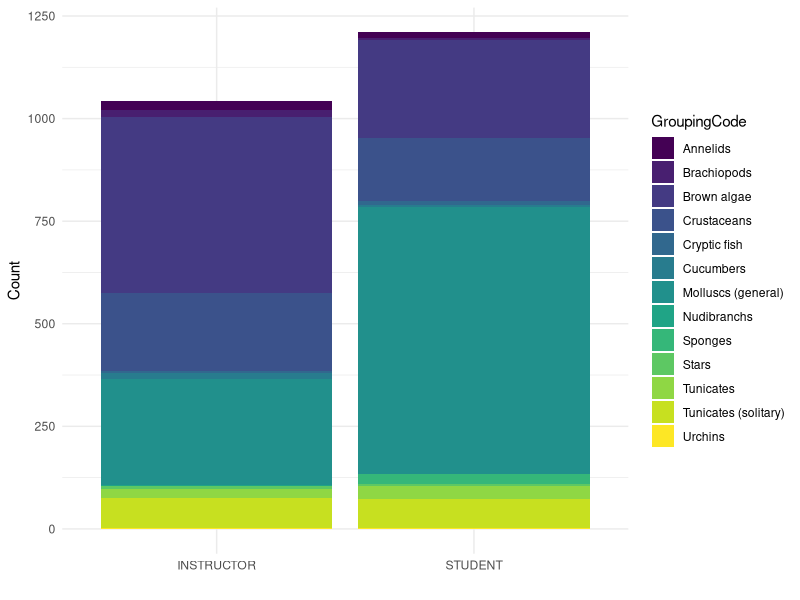
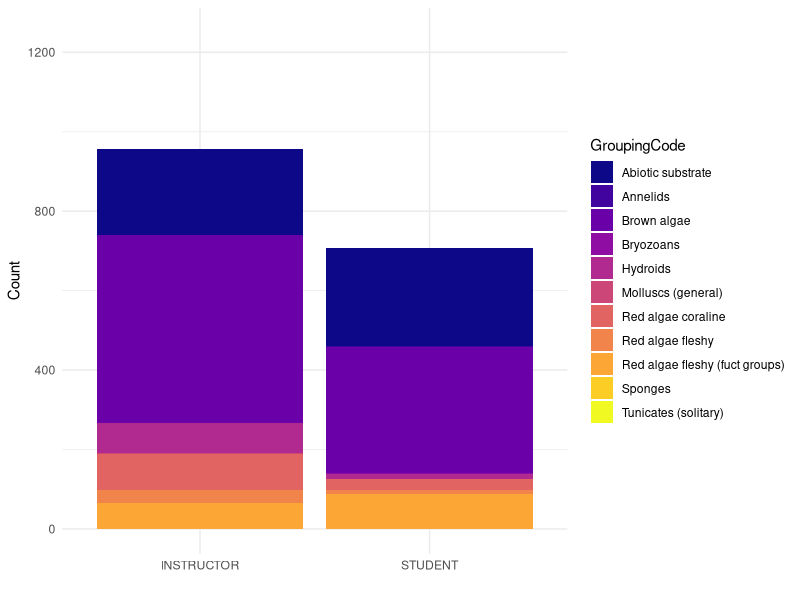
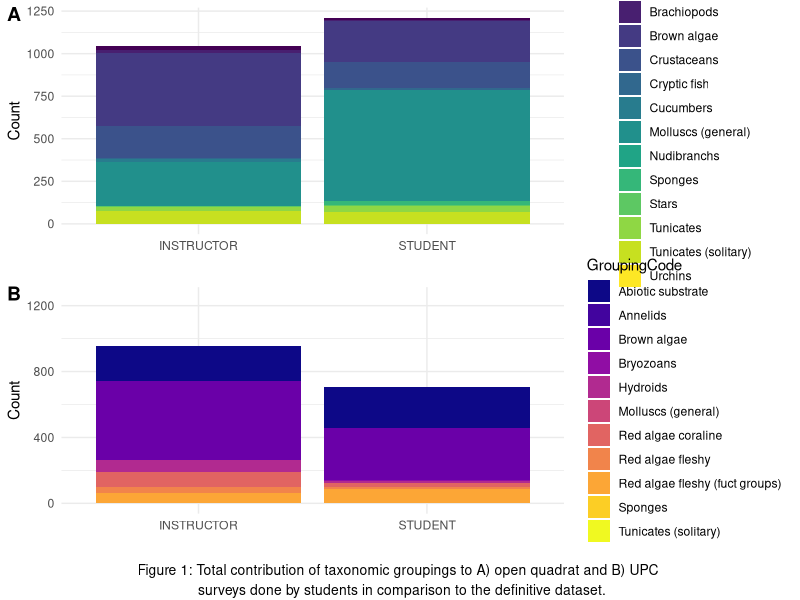
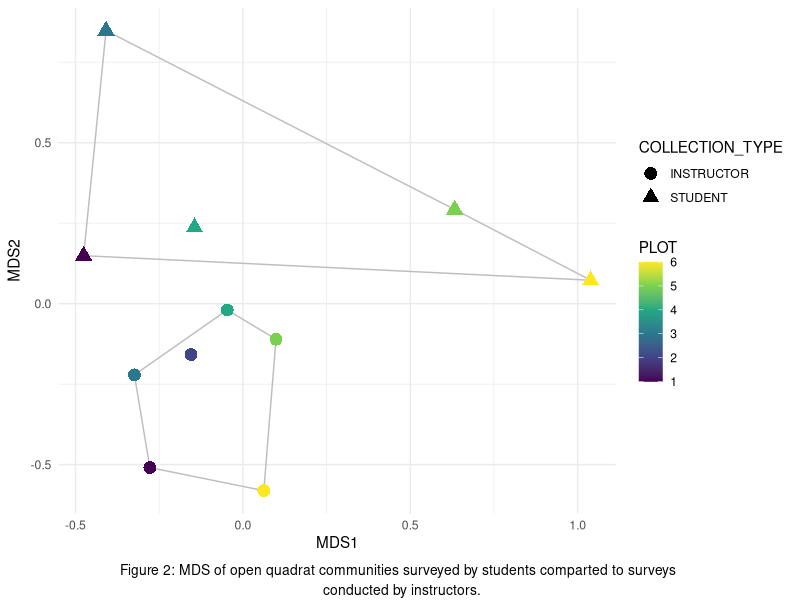

The R source for these figures, in order:
###################################################################################
#                                                                                ##
# Title of Script                                                                ##
# Data are current as of 2018-07-09                                              ##
# Data source: Marine Subtidal Ecology Course - Kelp Ecosystem Ecology Network - ##
# Friday Harbor Labs - University of Oregon                                      ##
# R code prepared by Ross Whippo                                                 ##
# Last updated 2018-07-09                                                        ##
#                                                                                ##
###################################################################################

# SUMMARY:

# Data analyses from the 2018 Subtidal Marine Ecology Course taught at Friday 
# Harbor Labs by Aaron Galloway, Alex Lowe, Pema Kitaeff, and Mo Turner. Data
# quantifies kelp and kelp-associated communitites at the South West corner of 
# Shaw Island, WA in June 2018. Data were collected according to the Kelp Ecosystem
# Ecology Network experimental protocol, but using 3 removal plots, 3 control plots
# and 4 quadrats of each kind (UPC, Open Quadrat) per plot. Definitive data was 
# collected by Galloway and Lowe. Redundant data was collected by students for 
# comparison. 

# Required Files (check that script is loading latest version):
# QUAD-Data.csv
# UPC_SUBS_CODES.csv
# WA_SP_CODES.csv

# Associated Scripts:
# None

# TO DO

###################################################################################
# TABLE OF CONTENTS                                                               #
#                                                                                 #
# RECENT CHANGES TO SCRIPT                                                        #
# LOAD PACKAGES                                                                   #
# READ IN AND PREPARE DATA                                                        #
# DATA MANIPULATION                                                               #
# GENERATE FIGURES                                                                #
#                                                                                 #
###################################################################################

###################################################################################
# RECENT CHANGES TO SCRIPT                                                        #
###################################################################################

# 2018-07-09 Script created by Ross Whippo

###################################################################################
# LOAD PACKAGES                                                                   #
###################################################################################

library(dplyr)
library(tidyr)
library(ggplot2)
library(viridis)
library(ggpubr)
library(vegan)

###################################################################################
# READ IN AND PREPARE DATA                                                        #
###################################################################################

quaddata <- read.csv("QUAD_Data.csv")
codes <- read.csv("WA_SP_CODES.csv")
subs <- read.csv("UPC_SUBS_CODES.csv")

# create column designating 'INSTRUCTOR' vs 'student' data
quaddata <- quaddata %>%
  mutate(COLLECTION_TYPE = ifelse(OBSERVER == "Lowe" | OBSERVER == "Galloway", 
                                  "INSTRUCTOR", "STUDENT"))
quaddata$COLLECTION_TYPE <- as.factor(quaddata$COLLECTION_TYPE)

# create column of full species names
names(codes)[names(codes)=="SP_CODE"] <- "MO_SP_CODE"
quaddata <- left_join(quaddata, codes, by="MO_SP_CODE")

quaddata$GroupingCode <- as.character(quaddata$GroupingCode)
quaddata$GroupingCode[quaddata$GroupingCode == ""] <- "Abiotic substrate"
quaddata$GroupingCode[quaddata$GroupingCode == "Mollusks (general)"] <- "Molluscs (general)"
quaddata$GroupingCode <- as.factor(quaddata$GroupingCode)

# open quadrat data
QUADS <- quaddata %>%
  subset(DATA_TYPE == "QUAD")

# UPC quadrat data
UPC <- quaddata %>%
  subset(DATA_TYPE == "UPC")

###################################################################################
# DATA MANIPULATION                                                               #
###################################################################################

# summarize counts of organisms for quads by group
quad_count_groups <- QUADS %>%
  group_by(COLLECTION_TYPE, GroupingCode) %>%
  summarise(sum(COUNT))
names(quad_count_groups)[names(quad_count_groups)=="sum(COUNT)"] <- "TOT_COUNT"

# summarize counts of organisms and substrate for UPC by group
UPC_count_groups <- UPC %>%
  subset(DATA_TYPE == "UPC") %>%
  group_by(COLLECTION_TYPE, GroupingCode) %>%
  summarise(sum(COUNT)) 
names(UPC_count_groups)[names(UPC_count_groups)=="sum(COUNT)"] <- "TOT_COUNT"


# Create matrix for community composition analysis
quad_matrix <- QUADS %>%
  group_by(COLLECTION_TYPE, PLOT, MO_SP_CODE) %>%
  summarise(sum(COUNT))
names(quad_matrix)[names(quad_matrix)=="sum(COUNT)"] <- "TOT_COUNT"

KEEN_mat_quad_full <- quad_matrix %>%
  spread(MO_SP_CODE, TOT_COUNT, fill = 0)
KEEN_quad_mat_run <- KEEN_mat_quad_full[,c(3:62)]

# MDS of community
KEEN_quad_mds <- metaMDS(KEEN_quad_mat_run)
KEEN_quad_mds_points <- KEEN_quad_mds$points
KEEN_quad_mds_points <- data.frame(KEEN_quad_mds_points)
plot_data_mds <- data.frame(KEEN_quad_mds_points, KEEN_mat_quad_full[,1:2])
vec_quad <- envfit(KEEN_quad_mds$points, KEEN_quad_mat_run, perm = 1000)
vec_quad_df <- as.data.frame(vec_quad$vectors$arrows*sqrt(vec_quad$vectors$r))
vec_quad_df$species <- rownames(vec_quad_df)
library(plyr)
chulls_quad <- ddply(plot_data_mds, .(COLLECTION_TYPE), function(df) df[chull(df$MDS1, df$MDS2), ])
detach(package:plyr)
#plot_data_mds$PLOT <- as.factor(plot_data_mds$PLOT)



###################################################################################
# GENERATE FIGURES                                                                #
###################################################################################

############### FIGURE 1
# Total contribtion of Group Codes for Quadrats and UPC by Students and
# Instructors

# Figure of counts of observed groups by collection type for open quads
COUNT_GROUPS_TYPE_QUAD <- ggplot(quad_count_groups, aes(x = COLLECTION_TYPE, y = TOT_COUNT)) + geom_bar(stat = "identity", aes(fill = GroupingCode)) + 
  theme_minimal() + 
  scale_fill_viridis(discrete=TRUE) +
  labs(x="", y="Count") 
COUNT_GROUPS_TYPE_QUAD

# Figure of counts of observed of groups by collection type for UPC
COUNT_GROUPS_TYPE_UPC <- ggplot(UPC_count_groups, aes(x = COLLECTION_TYPE, y = TOT_COUNT)) + geom_bar(stat = "identity", aes(fill = GroupingCode)) + 
  theme_minimal() + 
  scale_fill_viridis(discrete=TRUE, option = "plasma") +
  labs(x="", y="Count") +
  ylim(0, 1250)
COUNT_GROUPS_TYPE_UPC


Figure1 <- ggarrange(COUNT_GROUPS_TYPE_QUAD, COUNT_GROUPS_TYPE_UPC, 
                     labels = c("A", "B"),
                     ncol = 1, nrow = 2,
                     common.legend = FALSE, 
                     legend = "right",
                     align = "v")
annotate_figure(Figure1, bottom = text_grob("Figure 1: Total contribution of taxonomic groupings to A) open quadrat and B) UPC \n surveys done by students in comparison to the definitive dataset.", size = 10))

# best size 600x850


############### FIGURE 2
# Visualization of community composition by Students and Instructors from open
# quadrats

# MDS
QUAD_MDS <- ggplot(plot_data_mds, aes(x=MDS1, y=MDS2, pch = COLLECTION_TYPE, color = PLOT)) +  
  theme_minimal() +
  geom_polygon(data=chulls_quad, aes(x=MDS1, y=MDS2, group=COLLECTION_TYPE), fill=NA, color = "grey") +
  geom_point(size = 4) +
  scale_color_viridis_c()

Figure2 <- ggarrange(QUAD_MDS, 
                     ncol = 1, nrow = 1,
                     common.legend = FALSE, 
                     legend = "right")
annotate_figure(Figure2, bottom = text_grob("Figure 2: MDS of open quadrat communities surveyed by students comparted to surveys \n conducted by instructors.", size = 10))

# best size 600x850

#####
#<<<<<<<<<<<<<<<<<<<<<<<<<<END OF SCRIPT>>>>>>>>>>>>>>>>>>>>>>>>#